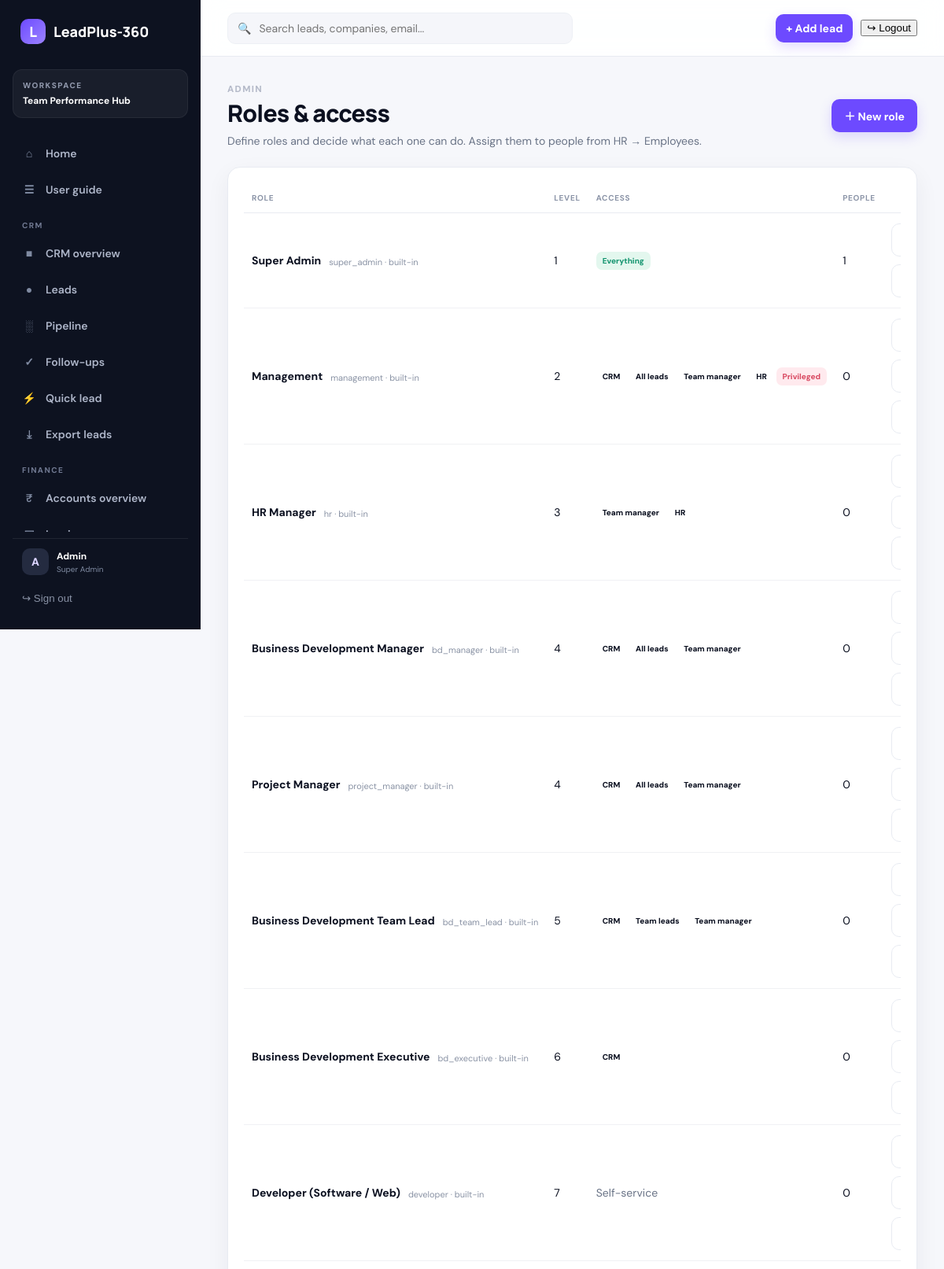
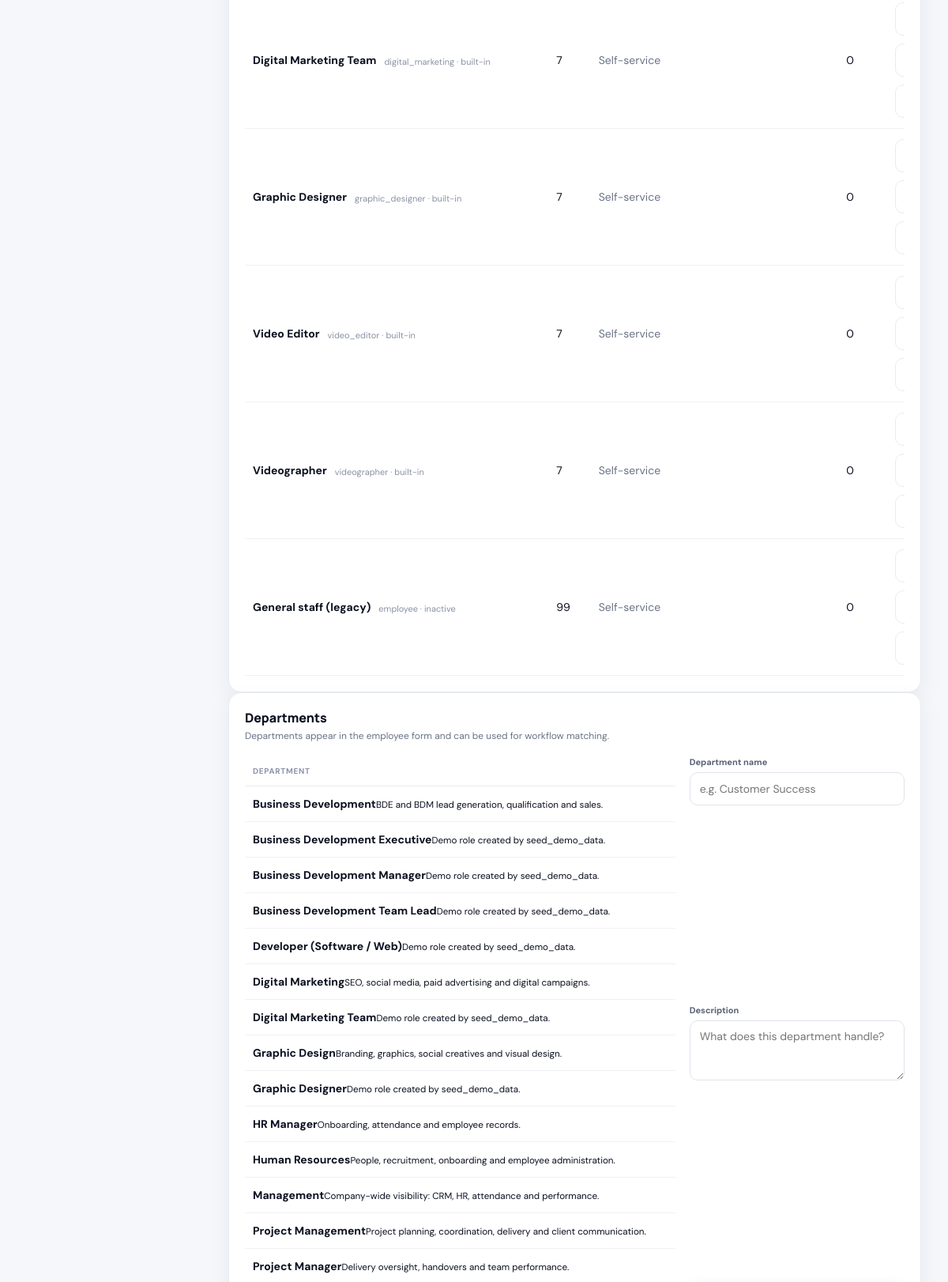
Screenshot of /roles/ (signed in, upper part) with the database file from the repository (2 pictures, top to bottom).
### Control/models.py (models this page shows, shortened)
class OrganizationSettings(models.Model):
    name = models.CharField(max_length=160, default="LeadPlus-360")
    tagline = models.CharField(max_length=200, blank=True)
    logo = models.ImageField(upload_to="organization/", blank=True, null=True)
    primary_color = models.CharField(max_length=7, default="#6d4aff")
    currency = models.CharField(max_length=3, default="INR")
    tax_id = models.CharField(max_length=80, blank=True)
    billing_email = models.EmailField(blank=True)
    phone = models.CharField(max_length=40, blank=True)
    address = models.TextField(blank=True)
    invoice_prefix = models.CharField(max_length=12, default="INV")
    updated_at = models.DateTimeField(auto_now=True)
    class Meta:
        verbose_name = "Organization settings"
        verbose_name_plural = "Organization settings"
    @classmethod
    def get_solo(cls):
        obj, _ = cls.objects.get_or_create(pk=1)
        return obj

class Role(models.Model):
    name = models.SlugField(max_length=40, unique=True, help_text="Internal key, set once.")
    label = models.CharField(max_length=80)
    description = models.TextField(blank=True)
    level = models.PositiveSmallIntegerField(
        default=100, help_text="Seniority for ordering. Lower numbers are more senior."
    )
    is_active = models.BooleanField(default=True)
    is_system = models.BooleanField(default=False, help_text="Built-in role; cannot be deleted.")
    can_use_crm = models.BooleanField("Can use CRM", default=False)
    sees_all_leads = models.BooleanField("Sees every lead", default=False)
    sees_team_leads = models.BooleanField(
        "Sees leads of direct reports", default=False,
        help_text="Also sees leads owned by employees who report to this user.",
    )
    can_manage_team = models.BooleanField(
        "Team manager", default=False, help_text="Team performance views and data entry."
    )
    can_manage_hr = models.BooleanField(
        "HR access", default=False, help_text="Employees, onboarding, attendance admin, KPIs, TV displays."
    )
    can_manage_accounts = models.BooleanField(
        "Accounts access", default=False, help_text="Customers, invoices, payments, expenses and reports."
    )
    is_privileged = models.BooleanField(
        "Privileged", default=False, help_text="Only a Super Admin may assign this role."
    )
    is_super_admin = models.BooleanField(
        "Super Admin", default=False, help_text="Complete rights, including roles and workflows."
    )
    permissions = models.ManyToManyField(
        "auth.Permission",
        blank=True,
        help_text="Additional permissions granted to users with this role.",
    )
    class Meta:
        ordering = ["level", "label"]

### LeadManager/models.py (models this page shows, shortened)
class TimeStamped(models.Model):
    created_at = models.DateTimeField(auto_now_add=True)
    updated_at = models.DateTimeField(auto_now=True)
    class Meta:
        abstract = True

class Department(TimeStamped):
    name = models.CharField(max_length=100, unique=True)
    slug = models.SlugField(max_length=100, unique=True, null=True, blank=True)
    description = models.TextField(blank=True)
    head = models.ForeignKey(
        settings.AUTH_USER_MODEL,
        on_delete=models.SET_NULL,
        null=True,
        blank=True,
        related_name="departments_headed",
    )
    services = models.ManyToManyField(Service, related_name="departments")
    class Meta:
        ordering = ["name"]

### Control/views.py (the view, shortened to what this page needs)
# urls.py: path("roles/", views.roles, name="roles"),
@admin_required
def roles(request):
    from LeadManager.models import Department
    rows = Role.objects.annotate(user_count=Count("users")).order_by("level", "label")
    return render(request, "Control/roles.html", {
        "roles": rows,
        "departments": Department.objects.all(),
    })

### Control/context_processors.py (called while the page is built)
def navigation(request):
    user = request.user
    if not user.is_authenticated:
        return {"organization": OrganizationSettings.get_solo()}
    profile = getattr(user, "profile", None)
    return {
        "nav": {
            "crm": can_use_crm(user),
            "accounts": can_manage_accounts(user),
            "hr": is_hr(user),
            "admin": is_admin(user),
            "manager": can_manage_team(user),
            "staff": user.is_staff,
            "role_label": (profile.role.label if profile and profile.role_id else ("Administrator" if user.is_superuser else "Team member")),
            "employee": getattr(user, "employee", None),
        }, "organization": OrganizationSettings.get_solo(),
    }

### Control/permissions.py (called while the page is built)
def has_flag(user, flag):
    if not getattr(user, "is_authenticated", False):
        return False
    if user.is_superuser:
        return True
    role = role_of(user)
    return bool(role and getattr(role, flag))

def is_admin(user):
    return has_flag(user, "is_super_admin")

def is_hr(user):
    return has_flag(user, "can_manage_hr")

def can_use_crm(user):
    return has_flag(user, "can_use_crm")

def can_manage_team(user):
    return has_flag(user, "can_manage_team")

def can_manage_accounts(user):
    return has_flag(user, "can_manage_accounts")

def permission_required(check):
    def decorator(view):
        @wraps(view)
        @login_required
        def wrapper(request, *args, **kwargs):
            if not check(request.user):
                raise PermissionDenied
            return view(request, *args, **kwargs)
        return wrapper
    return decorator

### Control/templates/Control/roles.html
{% extends "leadplus_base.html" %}{% block title %}Roles · LeadPlus-360{% endblock %}
{% block content %}
<div class="page-head"><div><span class="eyebrow">ADMIN</span><h1>Roles &amp; access</h1><p>Define roles and decide what each one can do. Assign them to people from HR → Employees.</p></div><a class="primary-btn" href="{% url 'role_create' %}">＋ New role</a></div>
<section class="card"><div class="table-wrap"><table><thead><tr><th>Role</th><th>Level</th><th>Access</th><th>People</th><th></th></tr></thead><tbody>
{% for r in roles %}<tr><td><span class="lead-name">{{ r.label }}<small>{{ r.name }}{% if r.is_system %} · built-in{% endif %}{% if not r.is_active %} · inactive{% endif %}</small></span></td>
<td>{{ r.level }}</td>
<td>{% if r.is_super_admin %}<span class="pill won">Everything</span>{% else %}{% if r.can_use_crm %}<span class="pill">CRM</span> {% endif %}{% if r.sees_all_leads %}<span class="pill">All leads</span> {% elif r.sees_team_leads %}<span class="pill">Team leads</span> {% endif %}{% if r.can_manage_team %}<span class="pill">Team manager</span> {% endif %}{% if r.can_manage_hr %}<span class="pill">HR</span> {% endif %}{% if r.is_privileged %}<span class="pill lost">Privileged</span> {% endif %}{% if not r.can_use_crm and not r.can_manage_team and not r.can_manage_hr %}<span class="muted">Self-service</span>{% endif %}{% endif %}</td>
<td>{{ r.user_count }}</td>
<td class="row-gap"><a class="ghost-btn" href="{% url 'role_detail' r.pk %}">View</a><a class="ghost-btn" href="{% url 'role_edit' r.pk %}">Edit</a>{% if not r.is_super_admin %}<a class="ghost-btn" href="{% url 'role_detail' r.pk %}#delete">Delete</a>{% endif %}</td></tr>
{% endfor %}</tbody></table></div></section>
<section class="card"><div class="card-head"><div><h2>Departments</h2><p>Departments appear in the employee form and can be used for workflow matching.</p></div></div>
<div class="grid-2-1"><div class="table-wrap"><table><thead><tr><th>Department</th><th>Employees</th></tr></thead><tbody>
{% for department in departments %}<tr><td><strong>{{ department.name }}</strong><small>{{ department.description|default:"" }}</small></td><td>{{ department.employees.count }}</td></tr>{% empty %}<tr><td colspan="2"><div class="empty">No departments configured.</div></td></tr>{% endfor %}
</tbody></table></div><form method="post" class="lead-form">{% csrf_token %}<div class="field"><label>Department name</label><input class="form-control" name="name" required placeholder="e.g. Customer Success"></div><div class="field"><label>Description</label><textarea class="form-control" name="description" rows="3" placeholder="What does this department handle?"></textarea></div><button class="primary-btn">Add department</button></form></div></section>
{% endblock %}

### templates/leadplus_base.html (shortened to what this page needs)
{% load static %}
<!doctype html><html lang="en"><head>
<link rel="stylesheet" href="{% static 'leadplus/app.css' %}">
<link rel="stylesheet" href="{% static 'leadplus/modules.css' %}?v=2">
<link rel="stylesheet" href="{% static 'leadplus/accounts.css' %}">
</head><body>
{% with url=request.resolver_match.url_name %}
<div class="app-shell">
<aside class="sidebar" id="sidebar">
  <a class="brand" href="{% url 'home' %}">{% if organization.logo %}<img class="brand-logo" src="{{ organization.logo.url }}" alt="{{ organization.name }}">{% else %}<span class="brand-mark">{{ organization.name|first|upper }}</span>{% endif %}<span>{{ organization.name }}</span></a>
  <div class="workspace"><small>WORKSPACE</small><strong>Team Performance Hub</strong></div>
<nav>
    <a class="{% if url == 'home' %}active{% endif %}" href="{% url 'home' %}"><i>⌂</i> Home</a>
    <a class="{% if url == 'guide' %}active{% endif %}" href="{% url 'guide' %}"><i>☰</i> User guide</a>
    {% if nav.crm %}
    <div class="nav-label">CRM</div>
    <a class="{% if url == 'leadplus_dashboard' %}active{% endif %}" href="{% url 'leadplus_dashboard' %}"><i>■</i> CRM overview</a>
    <a class="{% if url == 'leads' or url == 'lead_detail' or url == 'lead_edit' or url == 'lead_create' %}active{% endif %}" href="{% url 'leads' %}"><i>●</i> Leads</a>
    <a class="{% if url == 'pipeline' %}active{% endif %}" href="{% url 'pipeline' %}"><i>░</i> Pipeline</a>
    <a class="{% if url == 'tasks' or url == 'add_task' %}active{% endif %}" href="{% url 'tasks' %}"><i>✓</i> Follow-ups</a>
    <a class="{% if url == 'quick_lead' %}active{% endif %}" href="{% url 'quick_lead' %}"><i>⚡</i> Quick lead</a>
    <a class="{% if url == 'export_leads' %}active{% endif %}" href="{% url 'export_leads' %}"><i>⤓</i> Export leads</a>
    {% endif %}
    {% if nav.accounts %}
    <div class="nav-label">Finance</div>
    <a class="{% if url == 'accounts_dashboard' %}active{% endif %}" href="{% url 'accounts_dashboard' %}"><i>₹</i> Accounts overview</a>
    <a class="{% if url == 'account_invoices' or url == 'account_invoice_create' or url == 'account_invoice_detail' %}active{% endif %}" href="{% url 'account_invoices' %}"><i>▣</i> Invoices</a>
    {% endif %}
  </nav>
  <div class="sidebar-bottom">
    <a class="user-mini" href="{% url 'profile' %}"><span class="avatar">{{ request.user.username|first|upper }}</span><div><b>{{ request.user.get_full_name|default:request.user.username }}</b><small>{{ nav.role_label|default:"Team member" }}</small></div></a>
    <form action="{% url 'logout' %}" method="post">{% csrf_token %}<button type="submit" class="logout">↪ Sign out</button></form>
  </div>
</aside>
<main class="main">
<header class="topbar"><button class="mobile-menu" onclick="document.getElementById('sidebar').classList.toggle('open')">☰</button>
 {% if nav.crm %}<div class="top-search">🔍 <input id="globalSearch" placeholder="Search leads, companies, email..." autocomplete="off"></div>{% else %}<div class="top-search"></div>{% endif %}
 <div class="top-actions">{% if nav.crm %}<a class="primary-btn small" href="{% url 'lead_create' %}">+ Add lead</a>{% endif %}<form action="{% url 'logout' %}" method="post" class="top-logout-form">{% csrf_token %}<button type="submit" class="top-logout">↪ Logout</button></form></div>
</header>
<div class="content">
{% block content %}{% endblock %}
</div>
</main></div>
{% endwith %}
</body></html>

### LeadManager/static/leadplus/modules.css (style rules this page uses)
.nav-label { font-size:10px;font-weight:800;letter-spacing:1.4px;color:#6f7890;margin:14px 12px 4px;text-transform:uppercase }
.user-mini { text-decoration:none }
.pill.won,.pill.present,.pill.done,.pill.active { background:#e3f7ee;color:#159570 }
.pill.lost,.pill.absent,.pill.low { background:#ffeaee;color:#d94a62 }
.form-control,.lead-form select,.lead-form input[type=text],.filters select { width:100%;padding:10px 12px;border:1px solid #dfe3eb;border-radius:10px;font:inherit;background:#fff }
.row-gap { display:flex;gap:10px;flex-wrap:wrap;align-items:center }
.muted { color:var(--muted) }
.page-head { display:flex;justify-content:space-between;align-items:center;gap:20px;margin-bottom:24px }
.page-head h1 { margin:.15rem 0 .35rem }
.eyebrow { font-size:.72rem;letter-spacing:.12em;font-weight:800;opacity:.65 }

### rows the page displays
OrganizationSettings: name|first "L", name "LeadPlus-360"
Role: role_label "Super Admin", label "Super Admin", name "super_admin", is_system "· built-in", level "1", is_super_admin "Everything", user_count "1"
Role: label "Management", name "management", is_system "· built-in", level "2", is_super_admin "CRM", user_count "0"
Role: label "HR Manager", name "hr", is_system "· built-in", level "3", is_super_admin "Team manager", user_count "0"
Role: label "Business Development Manager", name "bd_manager", is_system "· built-in", level "4", is_super_admin "CRM", user_count "0"
Role: label "Project Manager", name "project_manager", is_system "· built-in", level "4", is_super_admin "CRM", user_count "0"
Role: label "Business Development Team Lead", name "bd_team_lead", is_system "· built-in", level "5", is_super_admin "CRM", user_count "0"
Role: label "Business Development Executive", name "bd_executive", is_system "· built-in", level "6", is_super_admin "CRM", user_count "0"
Role: label "Developer (Software / Web)", name "developer", is_system "· built-in", level "7", is_super_admin "Self-service", user_count "0"
Role: label "Digital Marketing Team", name "digital_marketing", is_system "· built-in", level "7", is_super_admin "Self-service", user_count "0"
Role: label "Graphic Designer", name "graphic_designer", is_system "· built-in", level "7", is_super_admin "Self-service", user_count "0"
Role: label "Video Editor", name "video_editor", is_system "· built-in", level "7", is_super_admin "Self-service", user_count "0"
Role: label "Videographer", name "videographer", is_system "· built-in", level "7", is_super_admin "Self-service", user_count "0"
Role: label "General staff (legacy)", name "employee", is_active "· inactive", level "99", is_super_admin "Self-service", user_count "0"
Department: name "Business Development", description "BDE and BDM lead generation, qualification and sales."
Department: name "Business Development Executive", description "Demo role created by seed_demo_data."
Department: name "Business Development Manager", description "Demo role created by seed_demo_data."
Department: name "Business Development Team Lead", description "Demo role created by seed_demo_data."
Department: name "Developer (Software / Web)", description "Demo role created by seed_demo_data."
Department: name "Digital Marketing", description "SEO, social media, paid advertising and digital campaigns."
Department: name "Digital Marketing Team", description "Demo role created by seed_demo_data."
Department: name "Graphic Design", description "Branding, graphics, social creatives and visual design."
Department: name "Graphic Designer", description "Demo role created by seed_demo_data."
Department: name "HR Manager", description "Onboarding, attendance and employee records."
Department: name "Human Resources", description "People, recruitment, onboarding and employee administration."
Department: name "Management", description "Company-wide visibility: CRM, HR, attendance and performance."
Department: name "Project Management", description "Project planning, coordination, delivery and client communication."
Department: name "Project Manager", description "Delivery oversight, handovers and team performance."

### other values shown
{{ request.user.username|first|upper }} "A"
{{ request.user.get_full_name|default:request.user.username }} "Admin"
